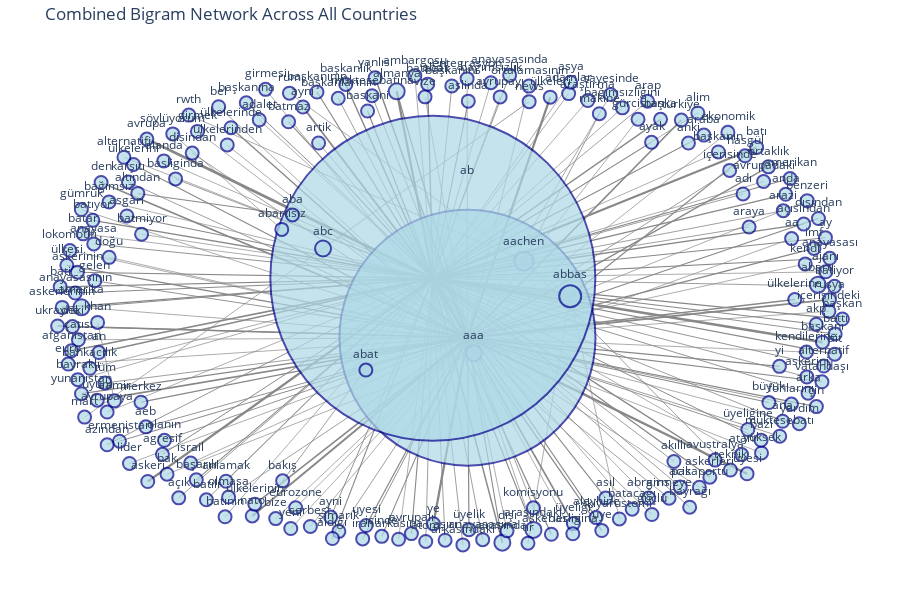

The notebook cell saved with this chart:
### Code cell
all_bigrams = []
for topic, bigram_df in topic_bigrams.items():
    topic_bigrams_with_source = bigram_df.copy()
    topic_bigrams_with_source['topic'] = topic
    all_bigrams.append(topic_bigrams_with_source)

# Combine all bigrams
combined_df = pd.concat(all_bigrams, ignore_index=True)

# Aggregate counts across topics
aggregated_df = (combined_df
    .groupby(['word1', 'word2'])
    .agg({
        'count': 'sum',
        'topic': lambda x: ' | '.join(sorted(set(x)))  # Keep track of source topics
    })
    .reset_index())

plot_bigram_network(
    bigram_df=aggregated_df,
    n_bigrams=200,
    title="Combined Bigram Network Across All Countries"
)
